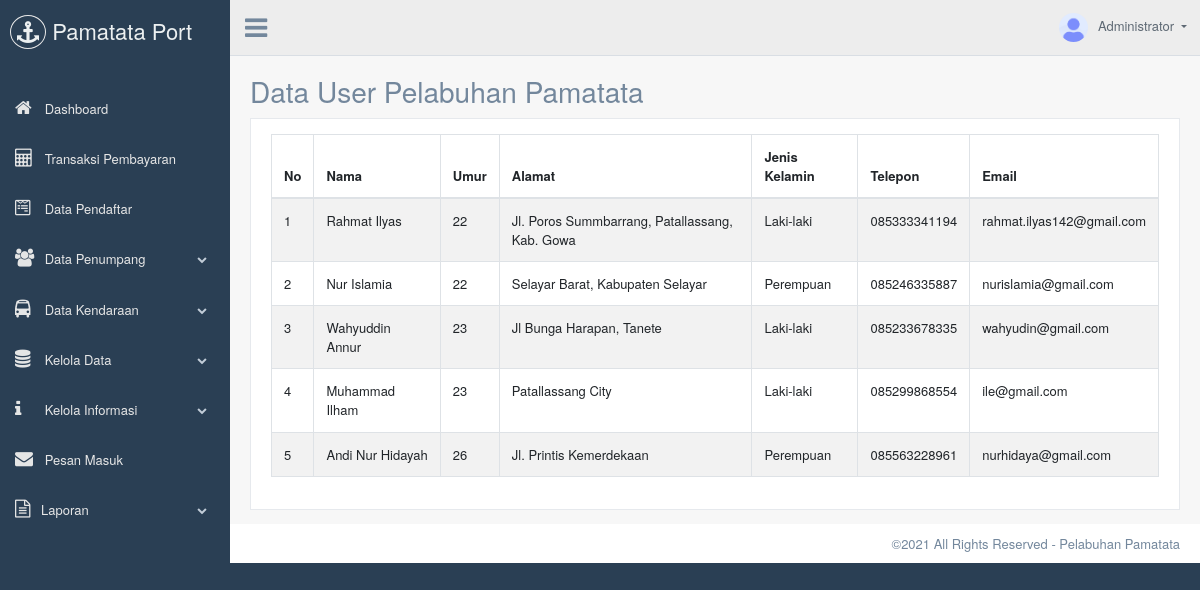
/admin/data-user.php (signed in), run on an earlier commit of the app's database.
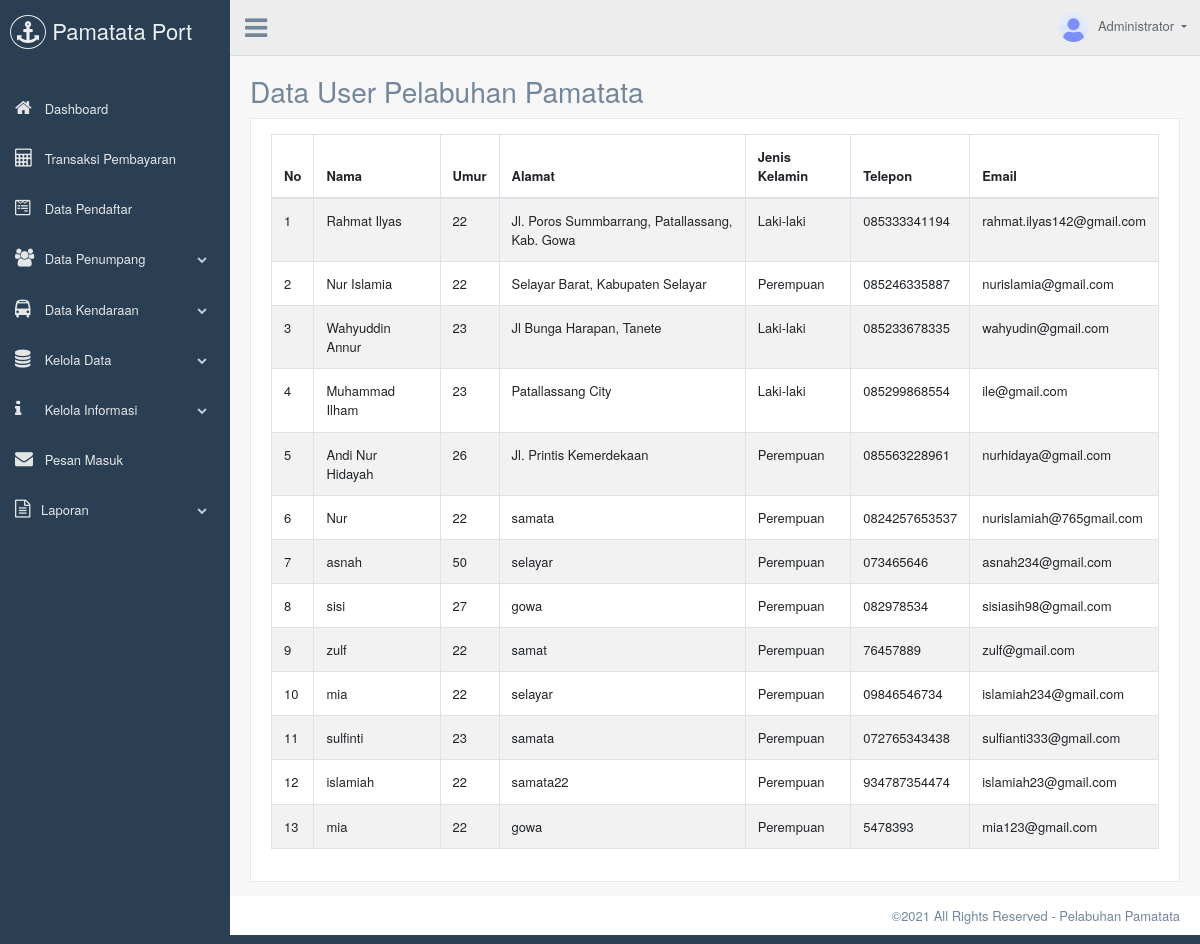
And on a later commit of the database.
### tables this page shows
CREATE TABLE `tb_users` (
  `id` int NOT NULL,
  `nama` varchar(255) NOT NULL,
  `umur` varchar(255) NOT NULL,
  `alamat` varchar(255) NOT NULL,
  `jenis_kelamin` varchar(255) NOT NULL,
  `telepon` varchar(255) NOT NULL,
  `email` varchar(255) NOT NULL,
  `password` varchar(255) NOT NULL
);

### admin/data-user.php (the view)
<?php
require('template/header.php');
$result = mysqli_query($conn, "SELECT * FROM tb_users");
?>
<div class="right_col" role="main">
	<div class="">
		<div class="page-title">
			<div class="title_left">
				<h3>Data User Pelabuhan Pamatata</small></h3>
			</div>
		</div>
		<div class="clearfix"></div>
		<div class="row">
			<div class="col-md-12 col-sm-12 ">
				<div class="x_panel">
					<div class="x_content">
						<div class="row">
							<div class="col-sm-12">
								<div class="card-box table-responsive">
									<table id="datatable" class="table table-striped table-bordered" style="width:100%">
										<thead>
											<tr>
												<th style="width: 20px;">No</th>
												<th style="min-width: 120px;">Nama</th>
												<th>Umur</th>
												<th>Alamat</th>
												<th>Jenis Kelamin</th>
												<th>Telepon</th>
												<th>Email</th>
											</tr>
										</thead>
										<tbody>
											<?php $no = 1; foreach ($result as $dta) { ?>
												<tr>
													<td><?= $no; ?></td>
													<td><?= $dta['nama']; ?></td>
													<td><?= $dta['umur']; ?></td>
													<td><?= $dta['alamat']; ?></td>
													<td><?= $dta['jenis_kelamin']; ?></td>
													<td><?= $dta['telepon']; ?></td>
													<td><?= $dta['email']; ?></td>
												</tr>
												<?php $no = $no + 1;
											} ?>
										</tbody>
									</table>
								</div>
							</div>
						</div>
					</div>
				</div>
			</div>
		</div>
	</div>
</div>
<?php
require('template/footer.php');
?>

What changed in the data, as far as the page shows it:
added tb_users: nama "Nur", umur "22", alamat "samata", jenis_kelamin "Perempuan", telepon "0824257653537", email "nurislamiah@765gmail.com"
added tb_users: nama "asnah", umur "50", alamat "selayar", jenis_kelamin "Perempuan", telepon "073465646", email "asnah234@gmail.com"
added tb_users: nama "sisi", umur "27", alamat "gowa", jenis_kelamin "Perempuan", telepon "082978534", email "sisiasih98@gmail.com"
added tb_users: nama "zulf", umur "22", alamat "samat", jenis_kelamin "Perempuan", telepon "76457889", email "zulf@gmail.com"
added tb_users: nama "mia", umur "22", alamat "selayar", jenis_kelamin "Perempuan", telepon "09846546734", email "islamiah234@gmail.com"
added tb_users: nama "sulfinti", umur "23", alamat "samata", jenis_kelamin "Perempuan", telepon "072765343438", email "sulfianti333@gmail.com"
added tb_users: nama "islamiah", umur "22", alamat "samata22", jenis_kelamin "Perempuan", telepon "934787354474", email "islamiah23@gmail.com"
added tb_users: nama "mia", umur "22", alamat "gowa", jenis_kelamin "Perempuan", telepon "5478393", email "mia123@gmail.com"
